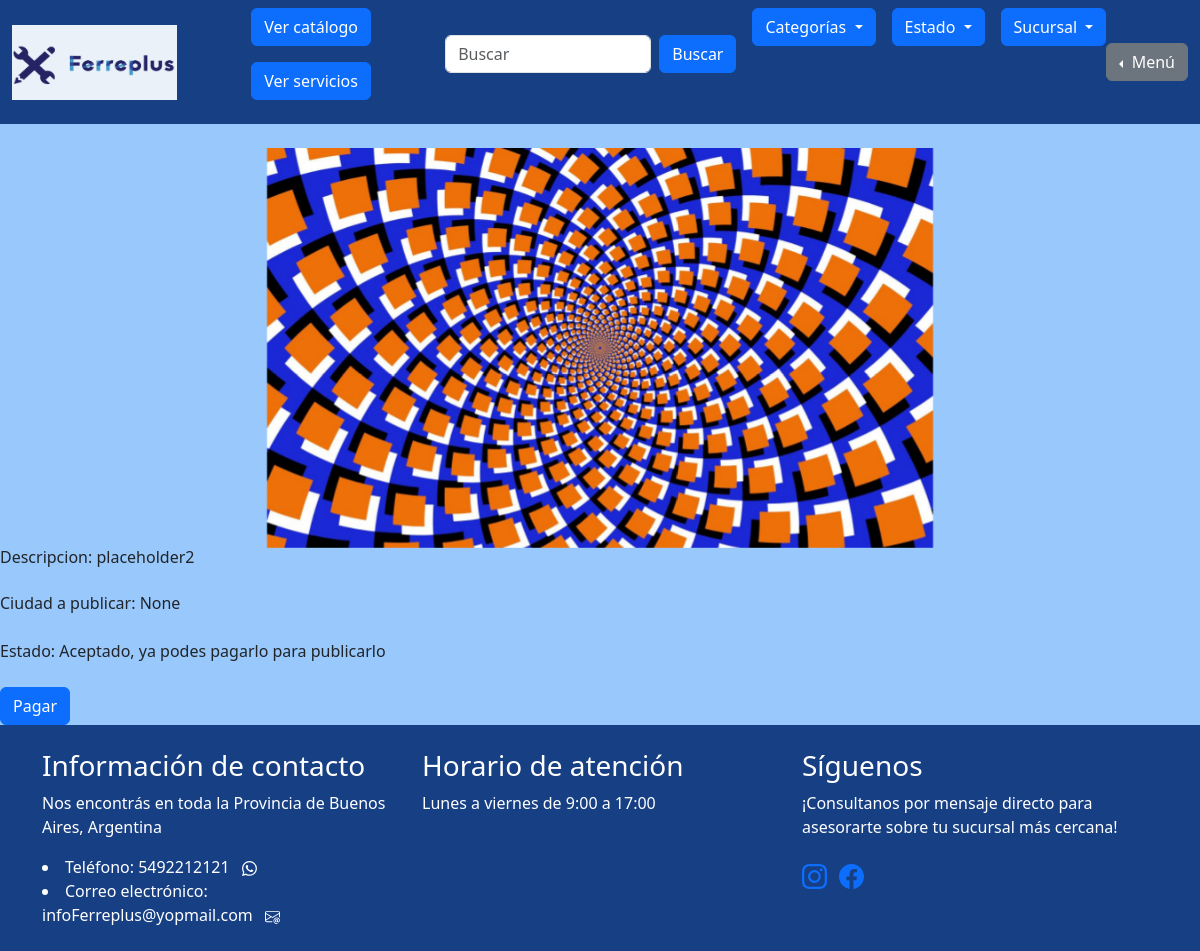
Before: /gestion_de_servicios/listar_solicitudes/34-imagenesimagen_qjtpx9mjpg/ (signed in) with the older database file.
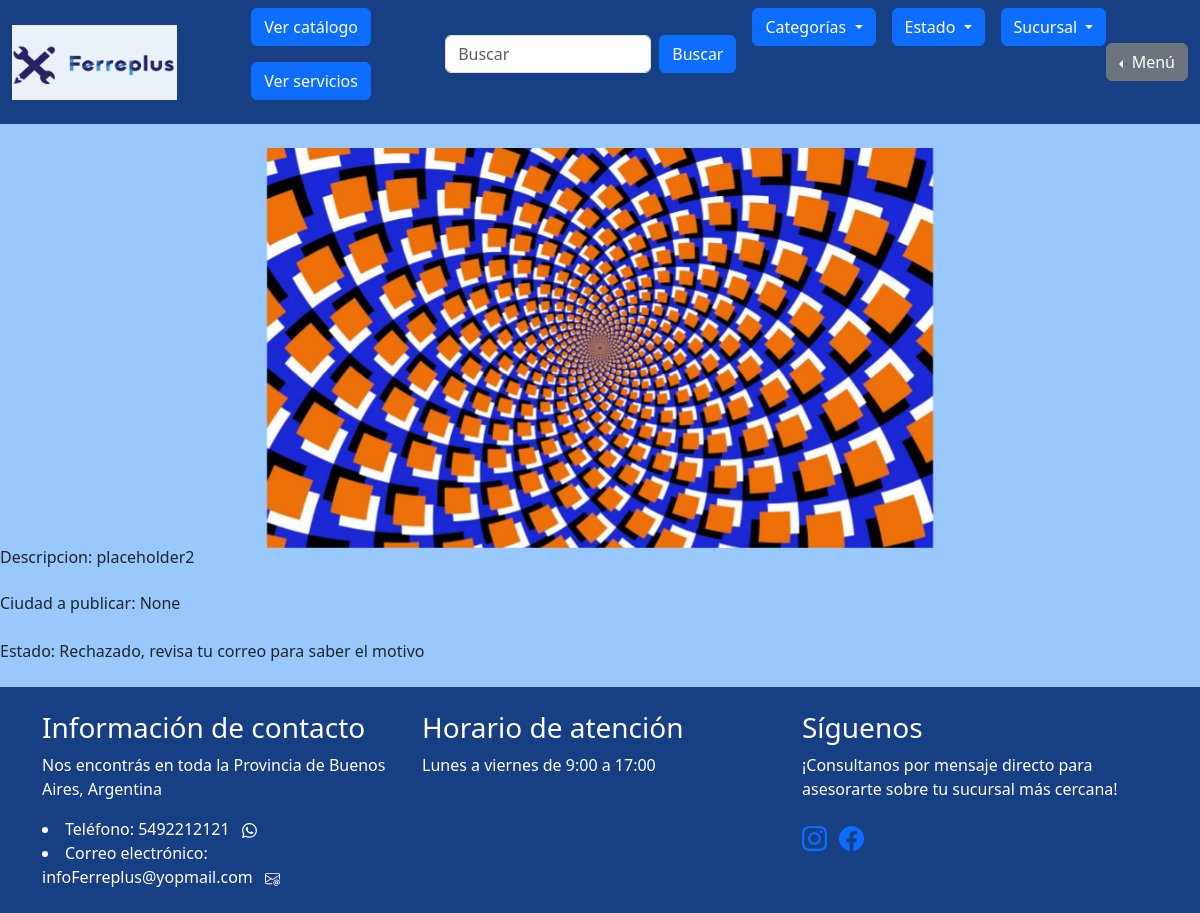
After: the same page with the newer database file.
### iniciar_sesion/decoradores.py (the view)
    def wrapper_func(request, *args, **kwargs):
        if request.user.is_authenticated and not request.user.is_staff and not request.user.is_superuser :
            return view_func(request, *args, **kwargs)
        else:
            return redirect("homepage")

### gestion_de_servicios/views.py (called while the page is built)
@soy_cliente
def ver_imagen_view(request, slug):
    servicio = Servicio.objects.get(slug=slug)
    if request.method == "POST":
        accion = request.POST.get('accion')
        if accion == 'cancelar':
            servicio.delete()
            messages.success(request, "Publicacion de servicio cancelada con éxito")
            return redirect("listar_solicitudes")
    context = {
        'servicio': servicio,
    }
    return render(request, "gestion_de_servicios/ver_imagen.html", context)

### iniciar_sesion/decoradores.py (called while the page is built)
def soy_cliente(view_func):
    def wrapper_func(request, *args, **kwargs):
        if request.user.is_authenticated and not request.user.is_staff and not request.user.is_superuser :
            return view_func(request, *args, **kwargs)
        else:
            return redirect("homepage")
    return wrapper_func

### gestion_de_servicios/templates/gestion_de_servicios/ver_imagen.html (shortened to what this page needs)
{% extends "homepage/base.html" %}
      {% block content %}
        <div class="carousel-inner">
            <div class="carousel-item active">
                <img src="{{ servicio.imagen.url }}" class="d-block w-100" alt="...">
            </div>
        </div>
        <div class="card-body">
        <div class="mb-4">
          {% if servicio.descripcion %}
          <h6 class="display-8">Descripcion: {{ servicio.descripcion }}</h6>
          {% endif %}
        </div>
        <div class="mb-4">
            <h8 class="display-8">Ciudad a publicar: {{ servicio.ciudad }}</h8>
        </div>
        <div class="mb-4">
            <h8 class="display-8">Estado: {% if servicio.estado == 'pendiente' %} Pendiente de aprobacion
              {% elif servicio.estado == 'aceptado' %} Aceptado, ya podes pagarlo para publicarlo
              {% elif servicio.estado == 'rechazado' %} Rechazado, revisa tu correo para saber el motivo
              {% elif servicio.estado == 'publicado' %} Tu servicio ya esta siendo ofertado en nuestro sitio! {% endif %}</h8>
        </div>
        {% if servicio.estado == 'aceptado' %}
            <a href="{% url 'pagar_publicacion' servicio.slug %}" class="btn btn-primary">Pagar</a>
        {% endif %}
      </div>
  {% endblock %}

Changed rows visible on the page:
changed Servicio "placeholder2": estado "aceptado" → "rechazado" (drawn)
Other visible differences:
text no longer shown: "Aceptado, ya podes pagarlo para publicarlo Pagar"
text now shown: "Rechazado, revisa tu correo para saber el motivo"
